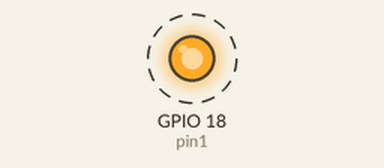
Simulated run of this program. Board: Raspberry Pi (BCM pin numbers). Parts: output pins drawn as LEDs (lit = HIGH). Dashed ring = blinking. At 8.0 s the program stops and its outputs stay as they are.

Above: at 0.1 s.
Timing chart, 0 to 3.0 s (numbered marks = the images above):
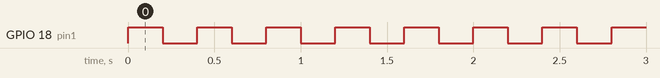

The program:

easyLED.py
```python
#!/usr/bin/python

import RPi.GPIO as GPIO
import time

pin1 = 18

GPIO.setmode(GPIO.BCM)
GPIO.setup(pin1,GPIO.OUT)
GPIO.output(pin1, GPIO.LOW)
duration = 0.2

for x in range(20):
    GPIO.output(pin1, GPIO.HIGH)
    time.sleep(duration)
    GPIO.output(pin1, GPIO.LOW)
    time.sleep(duration)

GPIO.cleanup()
```

Measured:
- by itself, GPIO 18 (pin1): alternates HIGH for 0.20 s and LOW for 0.20 s, 40 changes in all, then stays LOW
